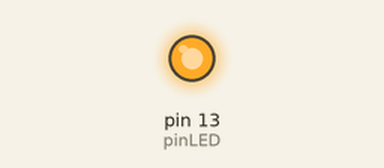
Recording of a sketch running on a simulated Arduino Mega 2560, built with avr-gcc and run on an emulated ATmega2560. Shown: output pins drawn as LEDs (lit = HIGH).

Above: at 0.39 s.
At 4.22 s:
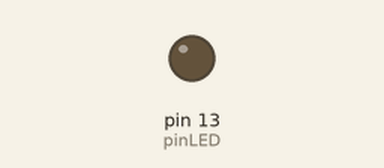
Timing chart, 0 to 5.4 s (numbered marks = the images above):
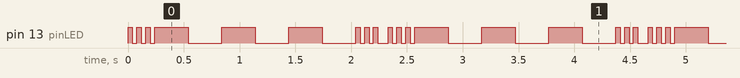

The sketch:

Led_arduino.ino
```cpp
// Variables

int pinLED = 13 ;

int delay_time_pinpin =  40 ;

int delay_time_pin = 300;

int final_delay = 50;

void setup() {
  // put your setup code here, to run once:
  pinMode(pinLED,OUTPUT);
}

void loop() {
  // put your main code here, to run repeatedly:
  digitalWrite(pinLED,HIGH);
  delay(delay_time_pinpin);
  digitalWrite(pinLED,LOW);
  delay(delay_time_pinpin);


   digitalWrite(pinLED,HIGH);
  delay(delay_time_pinpin);
  digitalWrite(pinLED,LOW);
  delay(delay_time_pinpin);

   digitalWrite(pinLED,HIGH);
  delay(delay_time_pinpin);
  digitalWrite(pinLED,LOW);
  delay(delay_time_pinpin);

  digitalWrite(pinLED,HIGH);
  delay(delay_time_pin);
  digitalWrite(pinLED,LOW);
  delay(delay_time_pin);


  digitalWrite(pinLED,HIGH);
  delay(delay_time_pin);
  digitalWrite(pinLED,LOW);
  delay(delay_time_pin);


  digitalWrite(pinLED,HIGH);
  delay(delay_time_pin);
  digitalWrite(pinLED,LOW);
  delay(delay_time_pin);


  digitalWrite(pinLED,HIGH);
  delay(delay_time_pinpin);
  digitalWrite(pinLED,LOW);
  delay(delay_time_pinpin);

   digitalWrite(pinLED,HIGH);
  delay(delay_time_pinpin);
  digitalWrite(pinLED,LOW);
  delay(delay_time_pinpin);

   digitalWrite(pinLED,HIGH);
  delay(delay_time_pinpin);
  digitalWrite(pinLED,LOW);
  delay(delay_time_pinpin);

  delay(final_delay);
}
```

Measured:
- by itself, pin 13 (pinLED): repeats every 2.3 s: 2 × (LOW 0.04 s, HIGH 0.04 s), LOW 0.04 s, 3 × (HIGH 0.30 s, LOW 0.30 s), 2 × (HIGH 0.04 s, LOW 0.04 s), HIGH 0.04 s, LOW 0.09 s, HIGH 0.04 s
